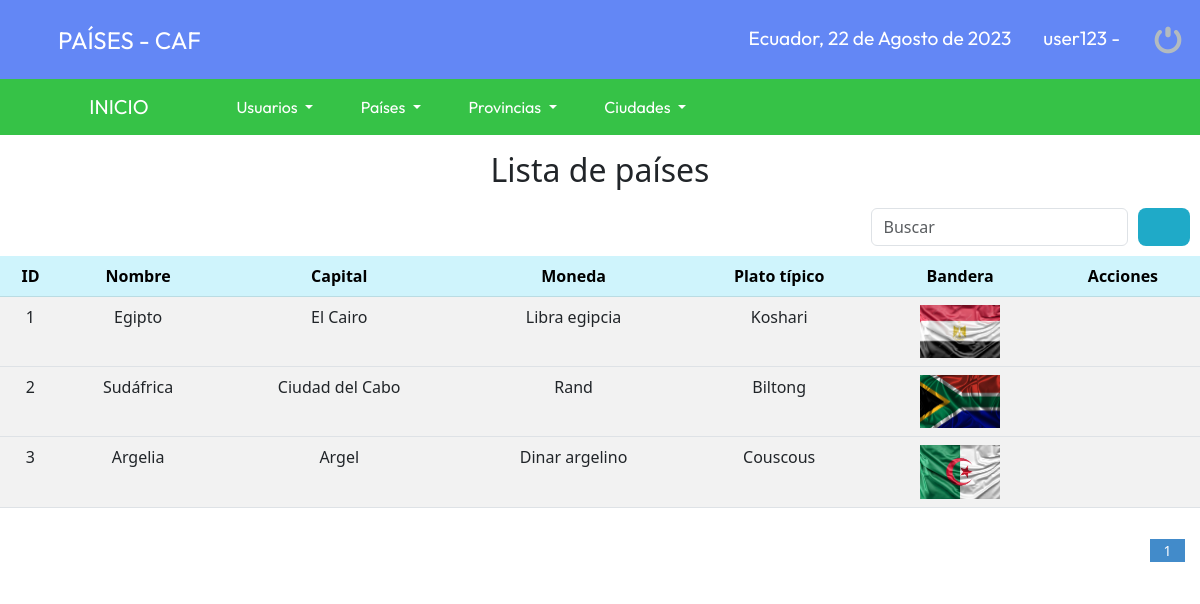
Page /CAF/sistema/lista_paises.php (signed in) on the committed database.
### tables this page shows
CREATE TABLE `pais` (
  `idpais` bigint(11) NOT NULL,
  `nombrepais` varchar(20) NOT NULL,
  `capital` varchar(20) NOT NULL,
  `moneda` varchar(20) NOT NULL,
  `plato` varchar(20) NOT NULL,
  `date_add` datetime NOT NULL DEFAULT CURRENT_TIMESTAMP,
  `foto` text NOT NULL,
  `usuario_id` bigint(11) NOT NULL,
  `estatus` bigint(11) NOT NULL DEFAULT '1'
);

### CAF/sistema/includes/functions.php (called while the page is built, shortened)
<?php
	function fechaC(){
		$mes = array("","Enero",
					  "Febrero",
					  "Marzo",
					  "Abril",
					  "Mayo",
					  "Junio",
					  "Julio",
					  "Agosto",
					  "Septiembre",
					  "Octubre",
					  "Noviembre",
					  "Diciembre");
		return date('d')." de ". $mes[date('n')] . " de " . date('Y');
	}
 ?>

### CAF/sistema/lista_paises.php (the view, shortened to what this page needs)
<?php
	include "../conexion.php";
?>
<!DOCTYPE html>
<html>
<head>
	<link rel="stylesheet" type="text/css" href="css/style.css">
</head>
<body>
	<?php include "includes/header.php"; ?>
	<h2 class="titulos">Lista de países</h2>
	<form action="buscar_pais.php" method="get" class="form_search">
		<div class="form-group">
			<input class="form-control" type="text" name="busqueda" id="busqueda" placeholder="Buscar">
		</div>
		<button type="submit" class="btn_search"><i class="fa-solid fa-magnifying-glass"></i></button>
	</form>
	<table class="table table-striped table-hover">
	    <thead class="table-info">
	    	<tr>
		      	<th scope="col">ID</th>
		        <th scope="col">Nombre</th>
		        <th scope="col">Capital</th>
		        <th scope="col">Moneda</th>
		        <th scope="col">Plato típico</th>
		        <th scope="col">Bandera</th>
		        <th scope="col">Acciones</th>
	    	</tr>
	    </thead>
	    <?php
			$sql_registre = mysqli_query($conection, "SELECT COUNT(*) as total_registro FROM pais WHERE estatus = 1 ");
			$result_registre = mysqli_fetch_array($sql_registre);
			$total_registro = $result_registre['total_registro'];
			$por_pagina = 4;
			if(empty($_GET['pagina'])){
				$pagina = 1;
			}else{
				$pagina = $_GET['pagina'];
			}
			$desde= ($pagina-1) * $por_pagina;
			$total_paginas = ceil($total_registro / $por_pagina);
			$query = mysqli_query($conection, "SELECT idpais, nombrepais, capital, moneda, plato, foto FROM pais WHERE estatus = 1 ORDER BY idpais ASC LIMIT $desde,$por_pagina");
			$result = mysqli_num_rows($query);
			if($result>0){
				while ($data = mysqli_fetch_array($query)){
					if($data['foto'] != "img_producto.png"){
						$foto = 'img/uploads/'.$data['foto'];
					}else{
						$foto = 'img/'.$data['foto'];
					}
		?>
	  <tbody>
	    <tr>
				<td><?php echo $data['idpais']; ?></td>
				<td><?php echo $data['nombrepais']; ?></td>
				<td><?php echo $data['capital']; ?></td>
				<td><?php echo $data['moneda']; ?></td>
				<td><?php echo $data['plato']; ?></td>
				<td class="img_de_producto"><img src="<?php echo $foto; ?>" alt="<?php echo $data['nombrepais']; ?>"></td>
				<td>
				</td>
			</tr>
	  </tbody>
	  	<?php
				}
			}
		?>
	</table>
	<div class="paginador">
			<ul>
				<?php
					for ($i=1; $i <= $total_paginas; $i++){
						if($i==$pagina){
							echo '<li class="pageSelected">'.$i.'</li>';
						}else{
							echo '<li><a href="?pagina='.$i.'">'.$i.'</a></li>';
						}
					}
				?>
			</ul>
		</div>
</body>
</html>

### CAF/sistema/includes/header.php (shortened to what this page needs)
<?php
    require_once(__DIR__ . '/functions.php');
?>
<link rel="stylesheet" type="text/css" href="./css/bootstrap.min.css">
<link rel="stylesheet" type="text/css" href="./css/header.css">
<header class="d-flex flex-wrap justify-content-center py-3 mb-0 border-bottom cabezera">
      <div class="d-flex align-items-center mb-3 mb-md-0 me-md-auto">
        <svg class="bi me-2" width="50" height="32"></svg>
        <span class="fs-4">PAÍSES - CAF</span>
      </div>
      <ul class="nav nav-pills">
        <li class="nav-item nav-link contenido">Ecuador, <?php echo fechaC(); ?></li>
        <li class="nav-item nav-link contenido"><?php echo $_SESSION['user'].' - '.$_SESSION['rol']; ?></li>
        <li class="nav-item"><a href="#" class="nav-link" data-bs-toggle="modal" data-bs-target="#miModal"><img class="close" src="img/salir.png"></a></li>
      </ul>
</header>
<?php include "nav.php"; ?>

### CAF/sistema/includes/nav.php (shortened to what this page needs)
<link rel="stylesheet" type="text/css" href="./css/nav.css">
<nav class="navbar navbar-expand-lg barra">
  <div class="container-fluid">
    <a class="navbar-brand titulo1" href="index.php"><i class="fa-solid fa-house"></i> INICIO</a>
    <div class="collapse navbar-collapse" id="navbarSupportedContent">
      <ul class="navbar-nav me-auto mb-2 mb-lg-0">
        <li class="nav-item dropdown">
          <a class="nav-link dropdown-toggle navegaciones" href="#" role="button" data-bs-toggle="dropdown" aria-expanded="false"><i class="fa-solid fa-user"></i> Usuarios
          </a>
        </li>
        <li class="nav-item dropdown">
          <a class="nav-link dropdown-toggle navegaciones" href="#" role="button" data-bs-toggle="dropdown" aria-expanded="false"><i class="fa-solid fa-earth-africa"></i> Países
          </a>
        </li>
        <li class="nav-item dropdown">
          <a class="nav-link dropdown-toggle navegaciones" href="#" role="button" data-bs-toggle="dropdown" aria-expanded="false"><i class="fa-solid fa-mountain-sun"></i> Provincias
          </a>
        </li>
        <li class="nav-item dropdown">
          <a class="nav-link dropdown-toggle navegaciones" href="#" role="button" data-bs-toggle="dropdown" aria-expanded="false"><i class="fa-solid fa-city"></i> Ciudades
          </a>
        </li>
      </ul>
    </div>
  </div>
</nav>

### CAF/sistema/css/style.css (style rules this page uses)
* { margin: 0; padding: 0; box-sizing: border-box; }
table { text-align: center; }
table tr:nth-child(odd) { background: #fff; }
.paginador ul { padding: 15px; list-style: none; background: #fff; margin-top: 15px; display: -webkit-flex; display: -moz-flex; display: -ms-flex; display: flex; justify-content: flex-end; }
.paginador a, .pageSelected { color: #428bca; border: 1px solid #ddd; display: 5px; display: inline-block; font-size: 14px; text-align: center; width: 35px; text-decoration: none; }
.pageSelected { color: #fff; background: #428bca; border: 1px solid #428bca; }
.form_search { display: -webkit-flex; display: -moz-flex; display: -ms-flex; display: -o-flex; display: flex; float: right; background: initial; padding: 10px; border-radius: 10px; }
.form_search .btn_search { background: #1faac8; color: #fff; padding: 0 20px; border: 0.3rem; border-radius: 0.5rem; cursor: pointer; margin-left: 10px; }
.titulos { text-align: center; margin-top: 1rem; }
.img_de_producto img { width: 80px; height: auto; margin: auto; }

### CAF/sistema/css/header.css (style rules this page uses)
.cabezera { background-color: #6387F5; font-family: 'Outfit', sans-serif; }
span, .titulo { color: white; font-family: 'Outfit', sans-serif; }
.contenido { color: white; cursor: default; font-size: 1.2rem; }

### CAF/sistema/css/nav.css (style rules this page uses)
.barra { background-color: #36C247; margin-top: -0.1rem; }
.navegaciones { color: #fff; font-family: 'Outfit', sans-serif; margin-left: 1rem; }
.titulo1 { color: #fff; font-family: 'Outfit', sans-serif; margin-left: 3.6rem; margin-right: 3rem; }

### rows in the picture
pais: idpais "1", nombrepais "Egipto", capital "El Cairo", moneda "Libra egipcia", plato "Koshari", foto (picture)
pais: idpais "2", nombrepais "Sudáfrica", capital "Ciudad del Cabo", moneda "Rand", plato "Biltong", foto (picture)
pais: idpais "3", nombrepais "Argelia", capital "Argel", moneda "Dinar argelino", plato "Couscous", foto (picture)

### other values in the picture
fechaC() "22 de Agosto de 2023"
$_SESSION['user'] "user123"
